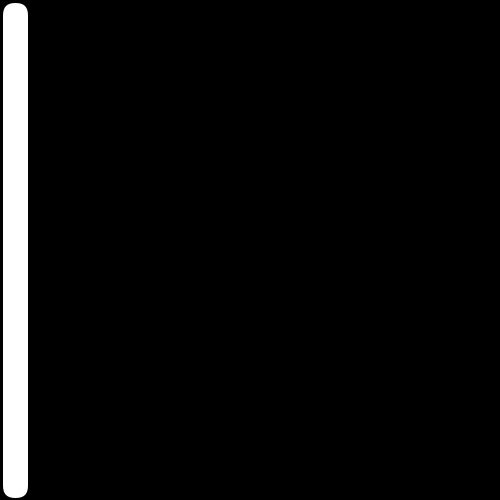
Frame 1 (no input)
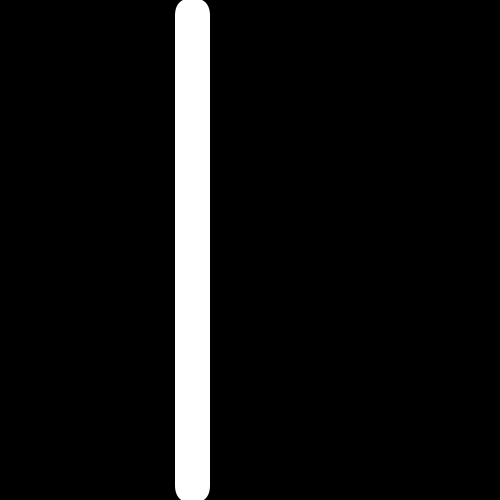
Frame 60 (the mouse pressed at the canvas centre just before this capture)
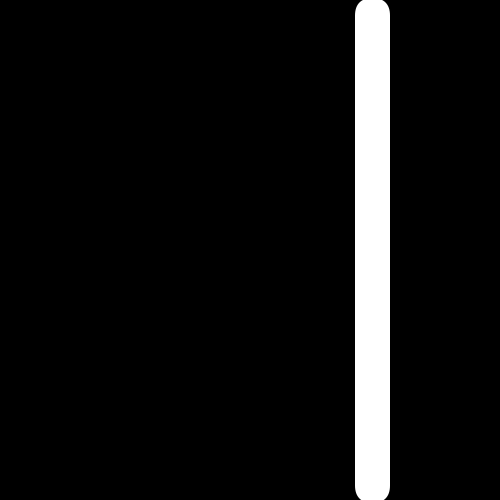
Frame 120 (the mouse held since frame 60 and released just before this capture)

The Processing sketch that drew these frames (run headless with seeded random() and noise(); from frame 60 on, the mouse is pressed at the canvas centre):

// Processing sketch: Line_Across
// ── Line_Across.pde
float t;

void setup() {
  background(0);
  size(500, 500);
}


void draw() {
 background(0);
 strokeWeight(5);
 
 //translate(width/2, height/2);
 
 rect(t, 0, 30, height, 100);
 stroke(255);
 
 if (t >= width){
 t = 0;
 }
 t += 3;
}
